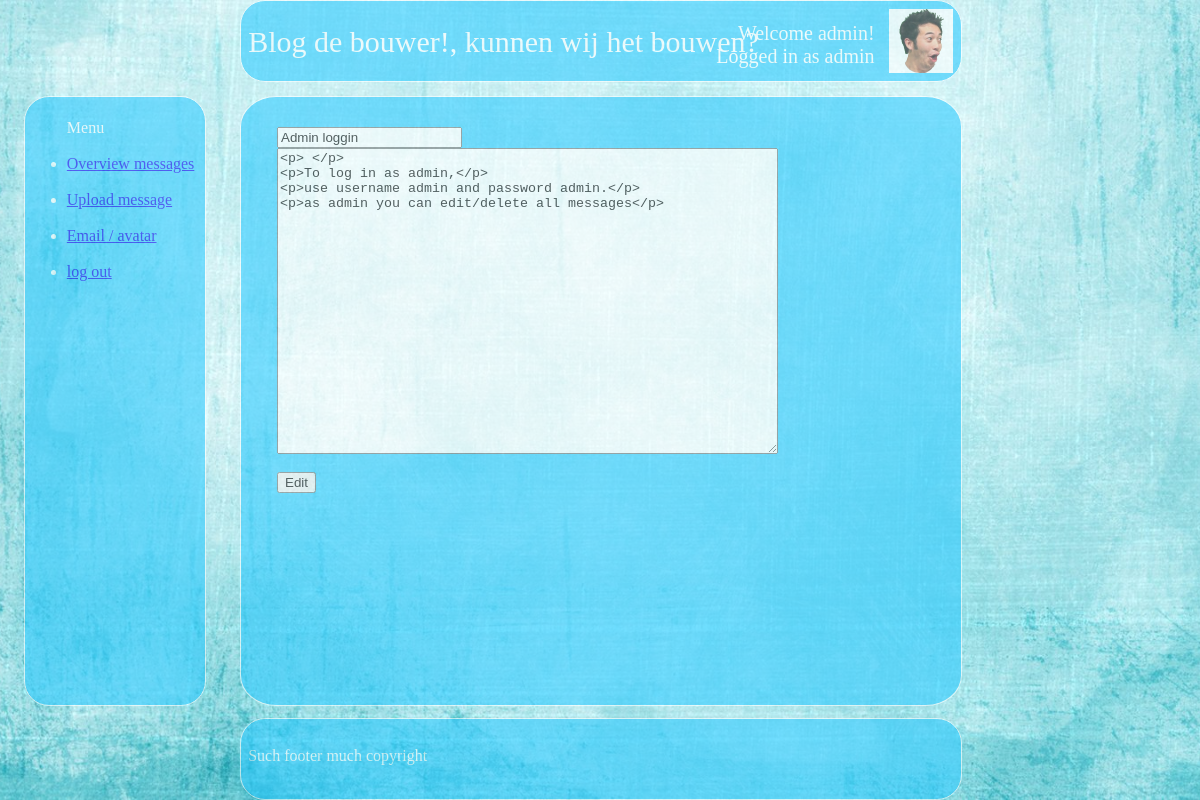
Page /view/update_message_form.php?id=13 (signed in) on the committed database.
### tables this page shows
CREATE TABLE IF NOT EXISTS `message` (
  `ID` int(11) NOT NULL,
  `titel` varchar(200) NOT NULL,
  `message` text NOT NULL,
  `op` int(11) NOT NULL
);

### view/update_message_form.php (the view, shortened to what this page needs)
<head>
</head>
<?php
include '../include/menu.php';
include '../include/header.php';
$id = $_GET['id'];
include '../model/connect.php';
$sql = "SELECT titel, message
FROM message
WHERE id=$id";
$result = mysqli_query($conn, $sql);
while(list($titel, $message)= mysqli_fetch_row($result)){
	echo "
	<form action=\"../controller/update_message.php\" method=\"GET\">
		<input type=\"text\" name=\"titel\" value=\"$titel\" required><br>
		<textarea id=\"mytextarea\" name=\"message\" cols=\"60\" rows=\"20\" required>$message</textarea><br>
		<input type=\"hidden\" name=\"id\" value=\"$id\"><br>
		<input type=\"submit\" name=\"submit\" value=\"Edit\"><br>
	</form>
	";
}
include '../include/footer.php';
?>

### rows in the picture
message: titel "Admin loggin", message "<p> </p> <p>To log in as admin,</p> <p>use username admin and password admin.</p> <p>as admin you can edit/delete all messages</p>"

### other values in the picture
$_SESSION['name'] "admin"
$_SESSION['username'] "admin"
